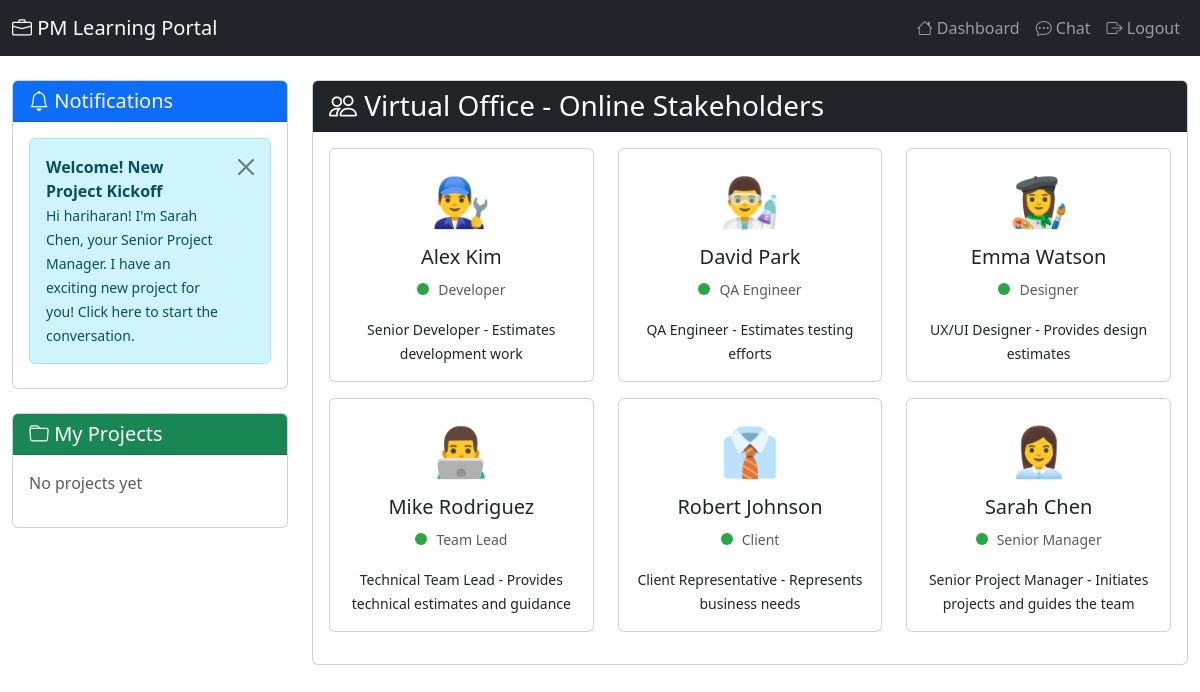
The app's page /office/ (signed in) with its own data.
### apps/notifications/models.py (models this page shows, shortened)
class Notification(models.Model):
    NOTIFICATION_TYPES = [
        ('message', 'New Message'),
        ('project', 'Project Update'),
        ('document', 'Document Shared'),
        ('system', 'System Notification'),
    ]
    user = models.ForeignKey(User, on_delete=models.CASCADE, related_name='notifications')
    notification_type = models.CharField(max_length=20, choices=NOTIFICATION_TYPES)
    title = models.CharField(max_length=200)
    message = models.TextField()
    stakeholder = models.ForeignKey(Stakeholder, on_delete=models.SET_NULL, null=True, blank=True)
    is_read = models.BooleanField(default=False)
    created_at = models.DateTimeField(auto_now_add=True)
    class Meta:
        ordering = ['-created_at']

### apps/chat/models.py (models this page shows, shortened)
class Stakeholder(models.Model):
    STAKEHOLDER_TYPES = [
        ('senior_manager', 'Senior Manager'),
        ('team_lead', 'Team Lead'),
        ('developer', 'Developer'),
        ('designer', 'Designer'),
        ('qa', 'QA Engineer'),
        ('client', 'Client'),
    ]
    name = models.CharField(max_length=100)
    stakeholder_type = models.CharField(max_length=20, choices=STAKEHOLDER_TYPES)
    avatar = models.CharField(max_length=200, blank=True, help_text="Avatar emoji or icon")
    description = models.TextField(blank=True)
    is_online = models.BooleanField(default=True)
    created_at = models.DateTimeField(auto_now_add=True)
    class Meta:
        ordering = ['name']

### apps/office/views.py (the view)
# urls.py: path('', views.dashboard, name='dashboard'),
@login_required
def dashboard(request):
    stakeholders = Stakeholder.objects.filter(is_online=True)
    notifications = Notification.objects.filter(user=request.user, is_read=False)[:5]
    projects = Project.objects.filter(user=request.user)[:5]
    context = {
        'stakeholders': stakeholders,
        'notifications': notifications,
        'projects': projects,
    }
    return render(request, 'office/dashboard.html', context)

### templates/office/dashboard.html (shortened to what this page needs)
{% extends 'base.html' %}
{% block content %}
<div class="row">
    <div class="col-md-3">
        <div class="card mb-4">
            <div class="card-header bg-primary text-white">
                <h5 class="mb-0"><i class="bi bi-bell"></i> Notifications</h5>
            </div>
            <div class="card-body">
                {% if notifications %}
                    <div id="notifications-list">
                        {% for notification in notifications %}
                            <div class="alert alert-info alert-dismissible fade show mb-2" role="alert">
                                <strong>{{ notification.title }}</strong><br>
                                <small>{{ notification.message }}</small>
                                <button type="button" class="btn-close" data-bs-dismiss="alert"></button>
                            </div>
                        {% endfor %}
                    </div>
                {% else %}
                    <p class="text-muted">No new notifications</p>
                {% endif %}
            </div>
        </div>
        <div class="card">
            <div class="card-header bg-success text-white">
                <h5 class="mb-0"><i class="bi bi-folder"></i> My Projects</h5>
            </div>
            <div class="card-body">
                {% if projects %}
                    <ul class="list-group list-group-flush">
                        {% for project in projects %}
                            <li class="list-group-item">{{ project.name }}</li>
                        {% endfor %}
                    </ul>
                {% else %}
                    <p class="text-muted">No projects yet</p>
                {% endif %}
            </div>
        </div>
    </div>
    <div class="col-md-9">
        <div class="card">
            <div class="card-header bg-dark text-white">
                <h3 class="mb-0"><i class="bi bi-people"></i> Virtual Office - Online Stakeholders</h3>
            </div>
            <div class="card-body">
                <div class="row">
                    {% for stakeholder in stakeholders %}
                        <div class="col-md-4 mb-3">
                            <div class="card stakeholder-card" onclick="window.location.href='{% url 'chat:chat_room' stakeholder.id %}'">
                                <div class="card-body text-center">
                                    <div class="mb-2">
                                        <span style="font-size: 3em;">{{ stakeholder.avatar|default:"👤" }}</span>
                                    </div>
                                    <h5 class="card-title">{{ stakeholder.name }}</h5>
                                    <p class="card-text">
                                        <span class="online-indicator"></span>
                                        <small class="text-muted">{{ stakeholder.get_stakeholder_type_display }}</small>
                                    </p>
                                    {% if stakeholder.description %}
                                        <p class="card-text"><small>{{ stakeholder.description }}</small></p>
                                    {% endif %}
                                </div>
                            </div>
                        </div>
                    {% empty %}
                        <div class="col-12">
                            <p class="text-center text-muted">No stakeholders online at the moment.</p>
                        </div>
                    {% endfor %}
                </div>
            </div>
        </div>
    </div>
</div>
{% endblock %}

### templates/base.html (shortened to what this page needs)
<!DOCTYPE html>
<html lang="en">
<head>
    <link href="https://cdn.jsdelivr.net/npm/bootstrap@5.3.0/dist/css/bootstrap.min.css" rel="stylesheet">
    <link rel="stylesheet" href="https://cdn.jsdelivr.net/npm/bootstrap-icons@1.11.0/font/bootstrap-icons.css">
</head>
<body>
    <nav class="navbar navbar-expand-lg navbar-dark bg-dark">
        <div class="container-fluid">
            <a class="navbar-brand" href="{% url 'office:dashboard' %}">
                <i class="bi bi-briefcase"></i> PM Learning Portal
            </a>
            {% if user.is_authenticated %}
            <div class="collapse navbar-collapse" id="navbarNav">
                <ul class="navbar-nav ms-auto">
                    <li class="nav-item">
                        <a class="nav-link" href="{% url 'office:dashboard' %}">
                            <i class="bi bi-house"></i> Dashboard
                        </a>
                    </li>
                    <li class="nav-item">
                        <a class="nav-link" href="{% url 'chat:chat_list' %}">
                            <i class="bi bi-chat-dots"></i> Chat
                        </a>
                    </li>
                    <li class="nav-item">
                        <a class="nav-link" href="{% url 'authentication:logout' %}">
                            <i class="bi bi-box-arrow-right"></i> Logout
                        </a>
                    </li>
                </ul>
            </div>
            {% endif %}
        </div>
    </nav>
    <main class="container-fluid mt-4">
        {% block content %}{% endblock %}
    </main>
</body>
</html>

### templates/office/dashboard.html (style rules this page uses)
.stakeholder-card { transition: transform 0.2s; cursor: pointer; }
.online-indicator { width: 12px; height: 12px; background-color: #28a745; border-radius: 50%; display: inline-block; margin-right: 5px; }

### records on screen
Notification: title "Welcome! New Project Kickoff", message "Hi hariharan! I'm Sarah Chen, your Senior Project Manager. I have an exciting new project for you! Click here to start the conversation."
Stakeholder: avatar "👨‍🔧", name "Alex Kim", stakeholder_type "Developer", description "Senior Developer - Estimates development work"
Stakeholder: avatar "👨‍🔬", name "David Park", stakeholder_type "QA Engineer", description "QA Engineer - Estimates testing efforts"
Stakeholder: avatar "👩‍🎨", name "Emma Watson", stakeholder_type "Designer", description "UX/UI Designer - Provides design estimates"
Stakeholder: avatar "👨‍💻", name "Mike Rodriguez", stakeholder_type "Team Lead", description "Technical Team Lead - Provides technical estimates and guidance"
Stakeholder: avatar "👔", name "Robert Johnson", stakeholder_type "Client", description "Client Representative - Represents business needs"
Stakeholder: avatar "👩‍💼", name "Sarah Chen", stakeholder_type "Senior Manager", description "Senior Project Manager - Initiates projects and guides the team"
